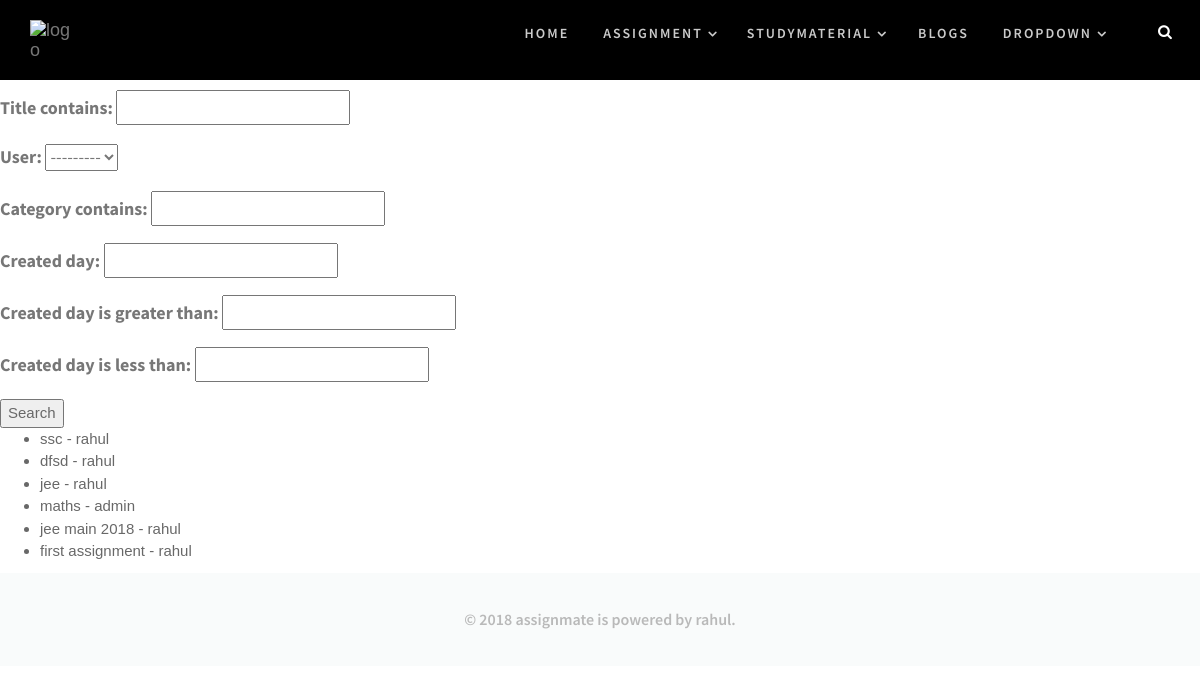
The app's page /filter (signed in), older data.
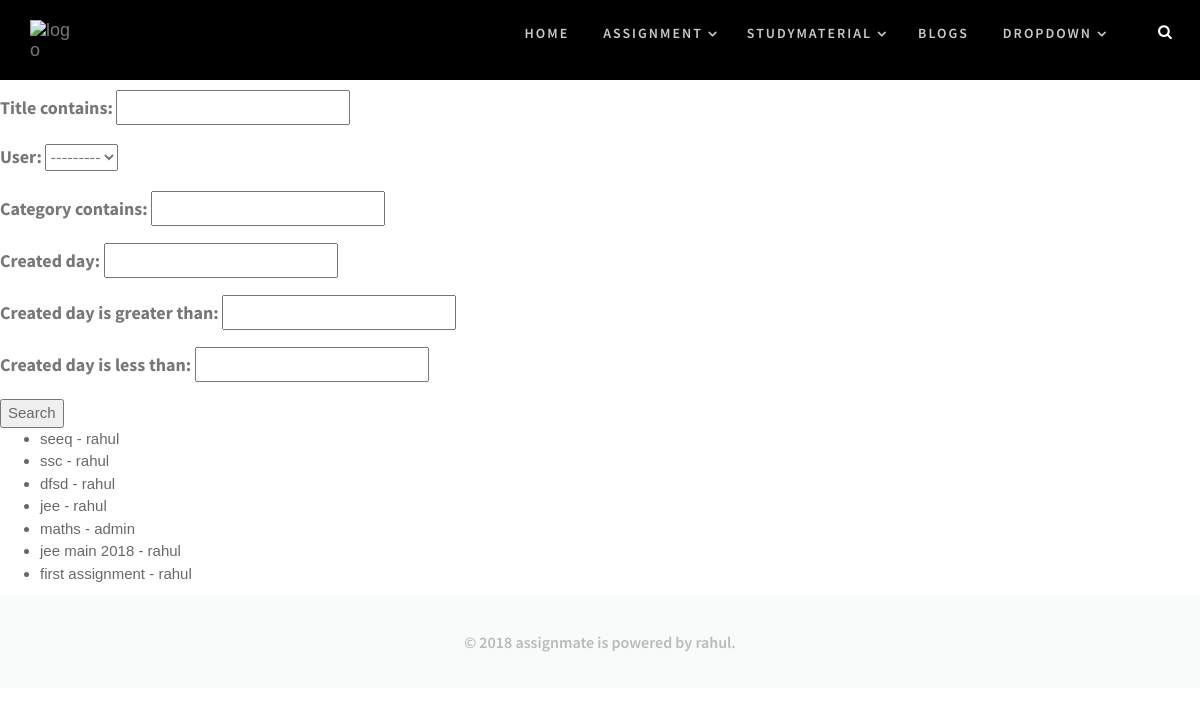
The same page, newer data.
### assignment/models.py (models this page shows, shortened)
class Assignment(models.Model):
    user = models.ForeignKey(User, on_delete=models.CASCADE)
    title=models.CharField(max_length=30,default='assignment')
    discription=models.CharField(max_length=500)
    category=models.CharField(max_length=30,blank=True)
    created = models.DateTimeField(auto_now=True)
    objects = AssignmentManager()
    class Meta:
        ordering = ["-created"]
    def __str__(self):
        return self.title

### assignment/views.py (the view)
# urls.py: path('filter',filter_search,name='filter'),
def filter_search(request):
    assignment_list = Assignment.objects.all()
    assignment_filter = AssignmentFilter(request.GET, queryset=assignment_list)
    return render(request,'assignment/user_list.html', {'filter': assignment_filter})

### assignment/models.py (called while the page is built)
    def get_queryset(self):
        return AssignmentQuerySet(self.model,using=self._db)

### assignment/templates/assignment/user_list.html
{% extends 'accounts/base.html'%}
{% block body %}
  <form method="get">
    {{ filter.form.as_p }}
    <button type="submit">Search</button>
  </form>
 <ul>
  {% for assignment in filter.qs %}
    <li>{{ assignment }} - {{ assignment.user }}</li>
  {% endfor %}
  </ul>
{% endblock %}

Row changes from the older to the newer data that the page shows:
added Assignment: title "seeq", user "rahul"
